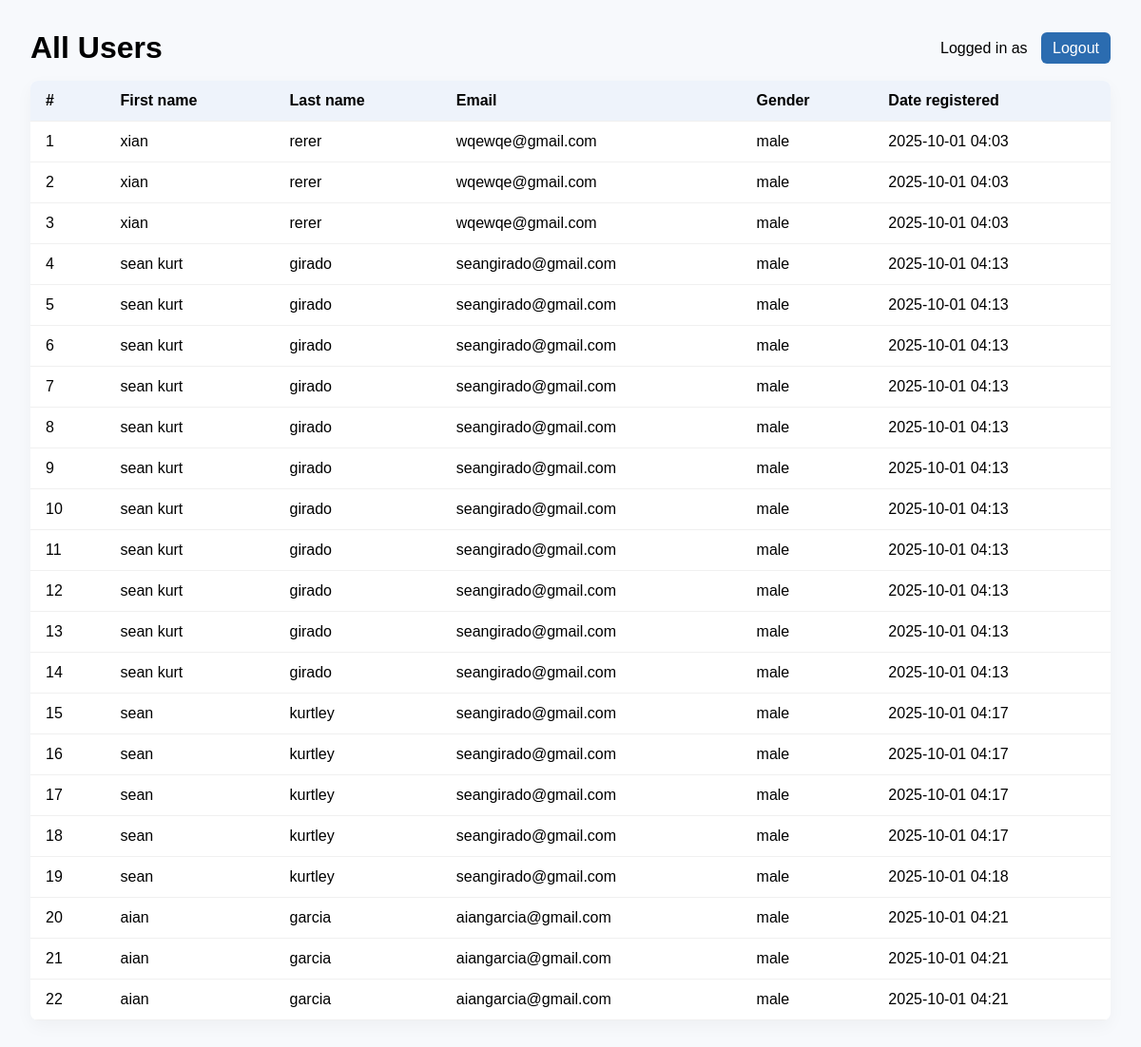
The app's page /Registration/users/ (signed in), older data.
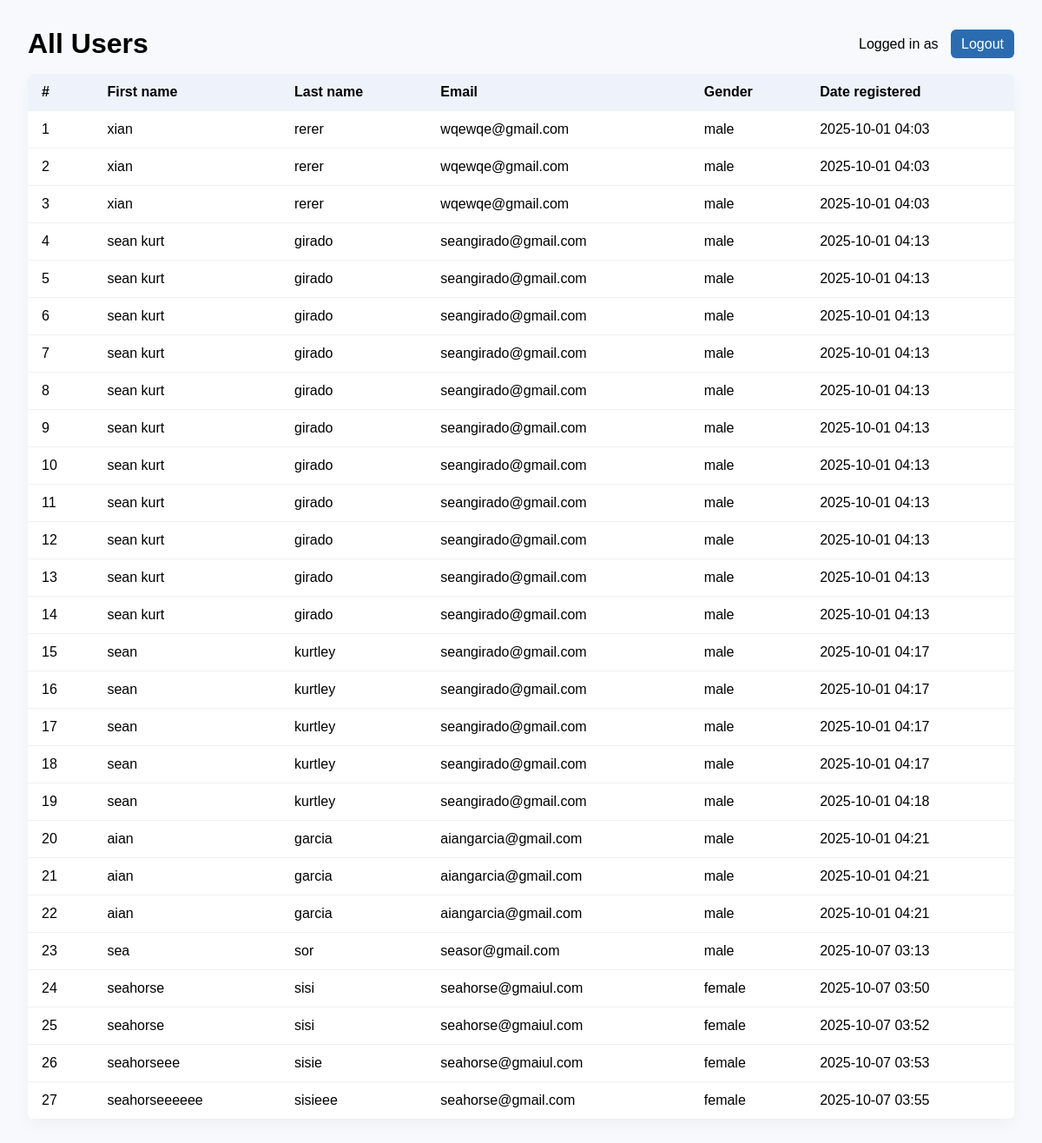
The same page, newer data.
### Registration/models.py (models this page shows, shortened)
class UserRegistration(models.Model):
    first_name = models.CharField(max_length=100)
    last_name = models.CharField(max_length=100)
    email = models.EmailField(max_length=250)
    password = models.CharField(max_length=150)
    date_registered = models.DateTimeField(auto_now_add=True)
    gender = models.CharField(max_length=16)

### Registration/views.py (the view)
    def wrapper(request, *args, **kwargs):
        if not request.session.get('user_id'):
            return redirect(f"{reverse('login_html')}?next={request.path}")
        return fn(request, *args, **kwargs)

### Registration/views.py (called while the page is built)
def login_required_view(fn):
    def wrapper(request, *args, **kwargs):
        if not request.session.get('user_id'):
            return redirect(f"{reverse('login_html')}?next={request.path}")
        return fn(request, *args, **kwargs)
    wrapper.__name__ = fn.__name__
    return wrapper

@login_required_view
def users_html(request):
    users = UserRegistration.objects.all().order_by('id')
    return render(request, 'Registration/users_list.html', {
        'users': users,
        'current_user': request.session.get('user_name')
    })

### Registration/templates/registration/users_list.html (shortened to what this page needs)
<!doctype html>
<html>
<head>
</head>
<body>
  <div class="top">
    <h1 style="margin:0;">All Users</h1>
    <div>
      Logged in as <strong>{{ current_user }}</strong>
      <a href="{% url 'Registration:logout_html' %}" class="button" style="margin-left:10px;">Logout</a>
    </div>
  </div>
  <table>
    <thead>
      <tr>
        <th>#</th>
        <th>First name</th>
        <th>Last name</th>
        <th>Email</th>
        <th>Gender</th>
        <th>Date registered</th>
      </tr>
    </thead>
    <tbody>
      {% for u in users %}
      <tr>
        <td>{{ forloop.counter }}</td>
        <td>{{ u.first_name }}</td>
        <td>{{ u.last_name }}</td>
        <td>{{ u.email }}</td>
        <td>{{ u.gender|default:"N/A" }}</td>
        <td>{{ u.date_registered|date:"Y-m-d H:i" }}</td>
      </tr>
      {% empty %}
      <tr><td colspan="6">No users yet.</td></tr>
      {% endfor %}
    </tbody>
  </table>
</body>
</html>

### Registration/templates/registration/users_list.html (style rules this page uses)
body { font-family: Arial, sans-serif; padding:24px; background:#f7f9fc; }
.top { display:flex; justify-content:space-between; align-items:center; margin-bottom:16px; }
table { width:100%; border-collapse:collapse; background:white; border-radius:8px; overflow:hidden; box-shadow:0 6px 18px rgba(0,0,0,0.04); }
th, td { padding:12px 16px; text-align:left; border-bottom:1px solid #f0f0f0; }
th { background:#eef3fb; font-weight:700; }
a.button { padding:8px 12px; background:#2b6cb0; color:white; border-radius:6px; text-decoration:none; }

Row changes from the older to the newer data that the page shows:
added UserRegistration: first_name "sea", last_name "sor", email "seasor@gmail.com", gender "male", date_registered "2025-10-07 03:13"
added UserRegistration: first_name "seahorse", last_name "sisi", email "seahorse@gmaiul.com", gender "female", date_registered "2025-10-07 03:50"
added UserRegistration: first_name "seahorse", last_name "sisi", email "seahorse@gmaiul.com", gender "female", date_registered "2025-10-07 03:52"
added UserRegistration: first_name "seahorseee", last_name "sisie", email "seahorse@gmaiul.com", gender "female", date_registered "2025-10-07 03:53"
added UserRegistration: first_name "seahorseeeeee", last_name "sisieee", email "seahorse@gmail.com", gender "female", date_registered "2025-10-07 03:55"
